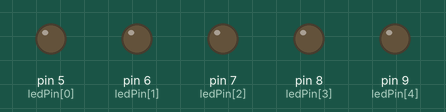
The sketch below on a simulated Arduino Uno, built with avr-gcc and run on an emulated ATmega328P. Parts: output pins drawn as LEDs (lit = HIGH).

Above: at 0.03 s.
At 0.16 s:
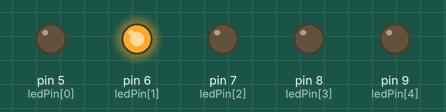
At 0.75 s:
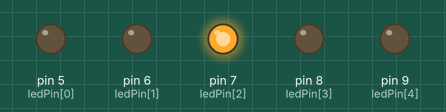
At 1.41 s:
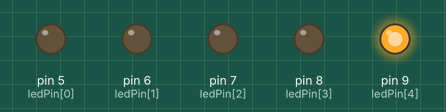
At 2.21 s:
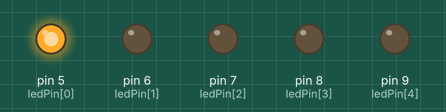
At 2.93 s:
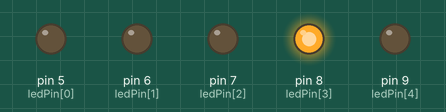
Timing chart, 0 to 3.2 s (numbered marks = the images above):
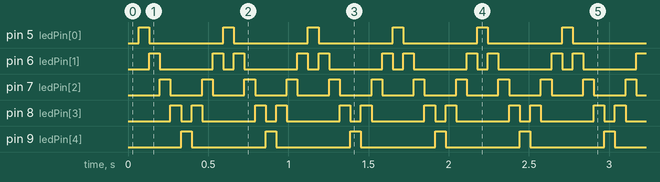

Measured:
- by itself, pin 5 (ledPin[0]), pin 9 (ledPin[4]): alternates HIGH for 0.07 s and LOW for 0.46 s
- by itself, pin 6 (ledPin[1]): repeats every 0.53 s: LOW 0.33 s, HIGH 0.07 s, LOW 0.07 s, HIGH 0.07 s
- by itself, pin 7 (ledPin[2]): alternates HIGH for 0.07 s and LOW for 0.20 s
- by itself, pin 8 (ledPin[3]): repeats every 0.53 s: LOW 0.07 s, HIGH 0.07 s, LOW 0.33 s, HIGH 0.07 s

The sketch:

LED_chase_Effect.ino
```cpp
// project 5 - LED chase Effect
byte ledPin [] = {5, 6, 7, 8, 9};               // create array for LED pins
int ledDelay = 65;                          // delay between changes
int direction = 1;
int currentLED = 0;
unsigned long changeTime;

void setup() {
  // put your setup code here, to run once:
  for( int x = 0; x < 5; x++){              // set all pins to output
    pinMode(ledPin[x], OUTPUT);
  }
  changeTime = millis();

}

void loop() {
  // put your main code here, to run repeatedly:

  if((millis()- changeTime) > ledDelay){          // if it has been ledDelay ms since last change
    changeLED();
    changeTime = millis();

  }

}

void changeLED(){                                   // turn off all LED's
  for (int x = 0; x < 5; x++){
    digitalWrite(ledPin[x], LOW);
  }
  digitalWrite(ledPin[currentLED], HIGH); // turn on the current LED
  currentLED += direction;              // increment by the direction value

  // change direction if we reach the end
  if(currentLED == 4){ direction = -1;}
  if(currentLED == 0){ direction = 1;}
}
```
